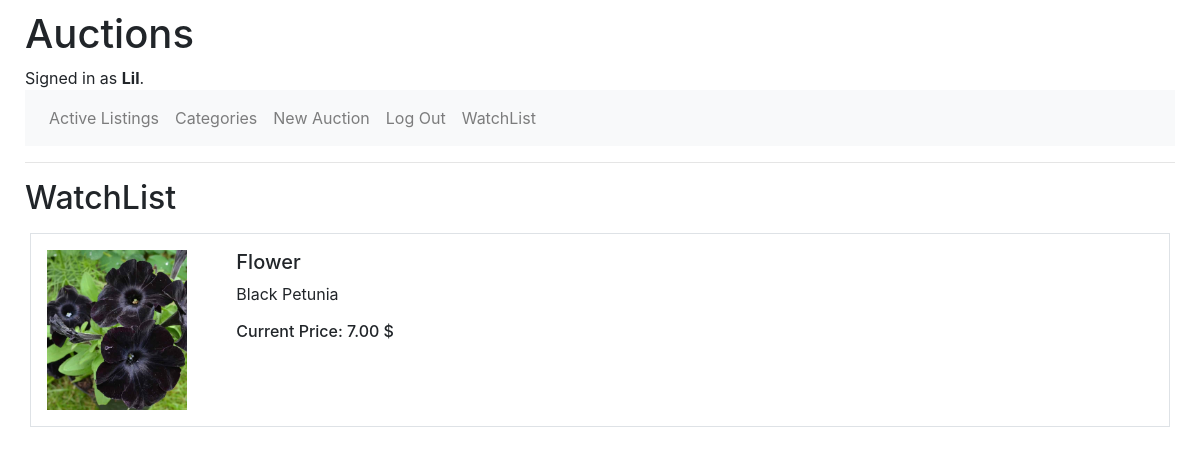
/watchlist/lex/ (signed in), run on an earlier commit of the app's database.
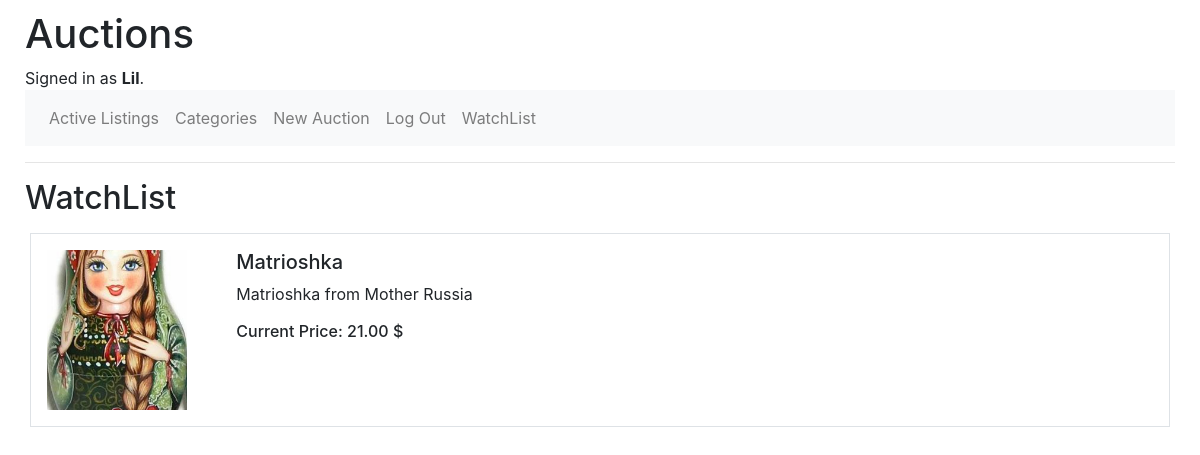
And on a later commit of the database.
### auctions/models.py (models this page shows, shortened)
class Auction(models.Model):
	user = models.ForeignKey(User, on_delete=models.CASCADE, related_name="auctions")
	title = models.CharField(max_length=64)
	description = models.TextField()
	start = models.DecimalField(null=True, max_digits=8, decimal_places=2, default=None)
	startbid = models.DecimalField(max_digits=8, decimal_places=2, null=True)
	image = models.FileField(upload_to="gallery")
	category = models.ManyToManyField(Category, default="No category", related_name="auctions")
	active = models.BooleanField(default=True)
	buyer = models.CharField(max_length=64, default="Nobody")

### auctions/views.py (the view)
# urls.py: path("watchlist/<str:name>/", views.watchlist, name="watchlist"),
@login_required
def watchlist(request, name):
    here = Watchlist.objects.filter(user=request.user.username)
    auctions = []
    for i in here:
        j = i.item
        auction = Auction.objects.get(pk=j)
        auctions.append(auction)
    return render(request, "auctions/watchlist.html", {
        "auctions": auctions,
        })

### auctions/templates/auctions/watchlist.html
{% extends "auctions/layout.html" %}
{% block body %}
	<h2>WatchList</h2>
	{% if auctions %}
		{% for auction in auctions %}
			<div class="container p-3 my-3 border">
				<div class="row">
					<div class="col-md-2">
						<a href="{% url 'listing' auction.id %}"><img src="{{auction.image.url}}"
						alt="{{auction.title}}" width="140" height="160" style="object-fit: cover;"></a>
					</div>
					<div class="col-md-10">
						<h5>{{auction.title}}</h5>
						<p>{{auction.description}}</p>
						<h6>Current Price:
							{% if auction.startbid %}
								{{ auction.startbid }}
							{% else %}
								{{ auction.start }}
							{% endif %}$</h6>
					</div>
				</div>
			</div>
		{% endfor %}
	{% else %}
		<p>No Listings</p>
	{% endif %}
{% endblock %}

What changed in the data, as far as the page shows it:
no longer on this page (row edited): Auction: image (picture), title "Flower", description "Black Petunia", startbid "7.00"
now on this page (row edited): Auction: image (picture), title "Matrioshka", description "Matrioshka from Mother Russia", startbid "21.00"
